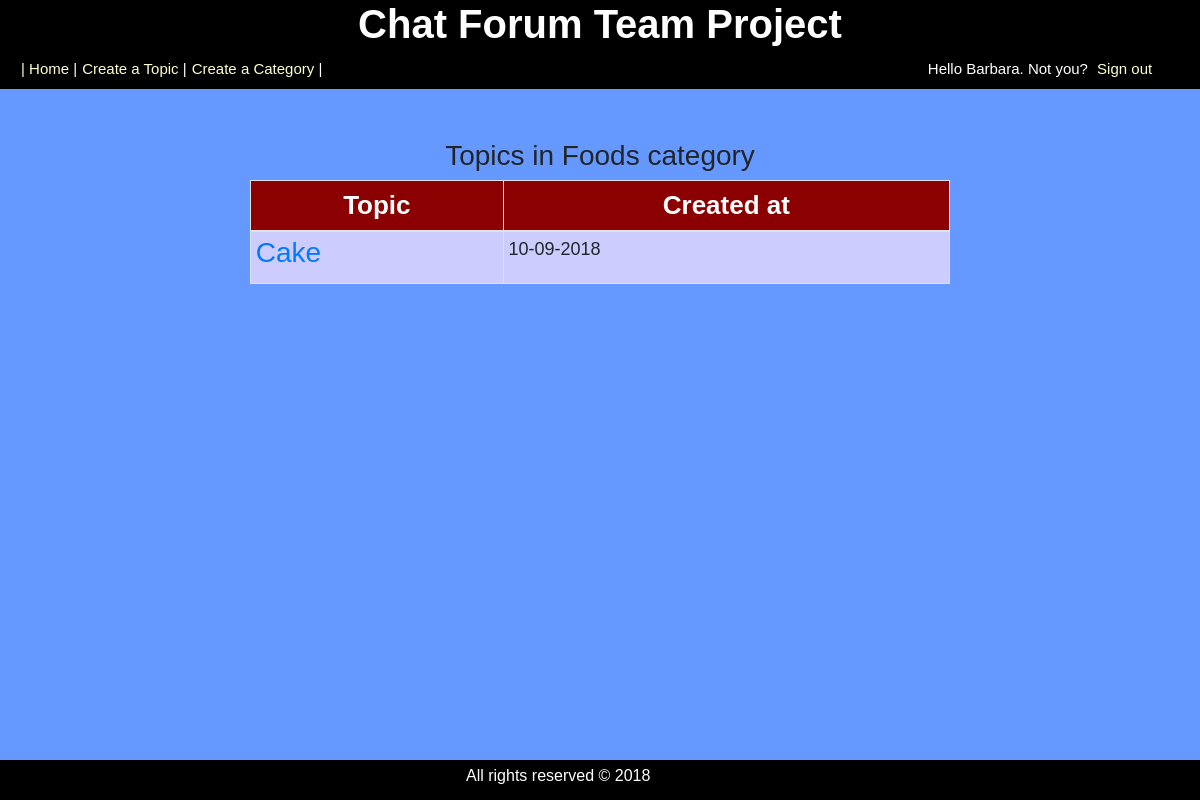
The page /category.php?id=1 (signed in) on the database its author committed.
### tables this page shows
CREATE TABLE `categories` (
  `cat_id` int(8) NOT NULL,
  `cat_name` varchar(255) NOT NULL,
  `cat_description` varchar(255) NOT NULL
);

CREATE TABLE `topics` (
  `topic_id` int(8) NOT NULL,
  `topic_subject` varchar(255) NOT NULL,
  `topic_date` datetime NOT NULL,
  `topic_cat` int(8) NOT NULL,
  `topic_by` int(8) NOT NULL
);

### category.php (the view)
<?php
include 'connect.php';
include 'header.php';
$sql = "SELECT
			cat_id,
			cat_name,
			cat_description
		FROM
			categories
		WHERE
			cat_id = " . mysqli_real_escape_string($connection,$_GET['id']);
$result = mysqli_query($connection,$sql);
if(!$result)
{
	echo 'The category could not be displayed, please try again later.' . mysqli_error($connection);
}
else
{
	if(mysqli_num_rows($result) == 0)
	{
		echo 'This category does not exist.';
	}
	else
	{
		while($row = mysqli_fetch_assoc($result))
		{
			echo '<h3 class="h3_align">Topics in ' . $row['cat_name'] . ' category</h3>';
		}
		$sql = "SELECT
					topic_id,
					topic_subject,
					topic_date,
					topic_cat
				FROM
					topics
				WHERE
					topic_cat = " . mysqli_real_escape_string($connection, $_GET['id']);
		$result = mysqli_query($connection, $sql);
		if(!$result)
		{
			echo 'The topics could not be displayed, please try again later.';
		}
		else
		{
			if(mysqli_num_rows($result) == 0)
			{
				echo 'There are no topics in this category yet.';
			}
			else
			{
				echo '<table class="table table-bordered table-sm table-hover center">
						<thead>
						  <tr>
							<th>Topic</th>
							<th>Created at</th>
						  </tr>
						  </thead>
						  <tbody>';
				while($row = mysqli_fetch_assoc($result))
				{
					echo '<tr>';
						echo '<td class="leftpart">';
							echo '<h3><a href="topic.php?id=' . $row['topic_id'] . '">' . $row['topic_subject'] . '</a><br /><h3>';
						echo '</td>';
						echo '<td class="rightpart">';
							echo date('d-m-Y', strtotime($row['topic_date']));
						echo '</td>';
					echo '</tr>';
				}
				echo '</tbody>';
				echo '</table>';
			}
		}
	}
}
include 'footer.php';
?>

### styles.css (style rules this page uses)
html { position: relative; min-height: 100%; }
body { text-align: center; }
.body_style { background-color: #6699ff !important; font-size: 15px; font-family:sans-serif; margin-bottom: 40px; }
.h3_align { text-align:center !important; }
a { text-decoration:none !important; }
table.center { margin-left:auto !important; margin-right:auto !important; border-collapse: collapse; width: 700px !important; }
th { background-color: darkred !important; color: white !important; font-size:26px; text-align:center; }
td { padding: 5px ; font-size:18px; background-color:#ccccff; }

### rows shown on the page
categories: cat_name "Foods"
topics: topic_subject "Cake", topic_date "10-09-2018"

### other values the page prints
$_SESSION['user_name'] "Barbara"
